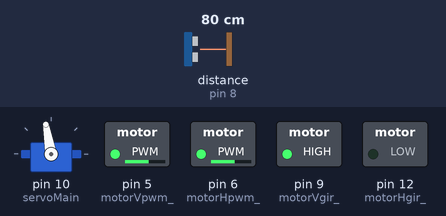
Bench run of a sketch on a simulated Arduino Uno, built with avr-gcc and run on an emulated ATmega328P. On the bench: servo, switched loads named in the sketch (green lamp = pin HIGH). Wiring (inferred from the names in the program): ultrasonic range finder: trigger pin 7; echo pin 8. Dashed ring = blinking. The test bench sets the inputs (shaded band); at power-on: distance to the obstacle (sensor on pin 8) 80 cm. The echo pulse lasts 58.3 µs per cm; pins used as bus, display or sensor lines are not drawn.

Above: at 6.8 s.
6.9 s: distance to the obstacle (sensor on pin 8) set to 44 cm
8.4 s: distance to the obstacle (sensor on pin 8) set to 37 cm
At 11.2 s:
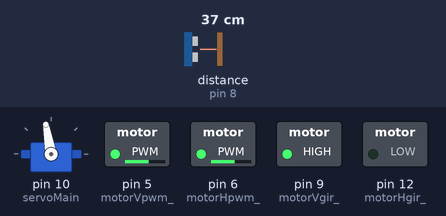
11.4 s: distance to the obstacle (sensor on pin 8) set to 60 cm
At 12.0 s:
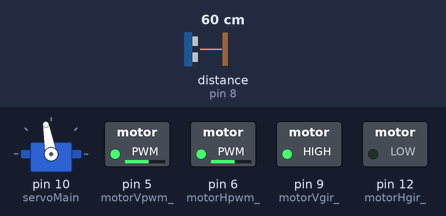
12.9 s: distance to the obstacle (sensor on pin 8) set to 2 cm
At 13.44 s:
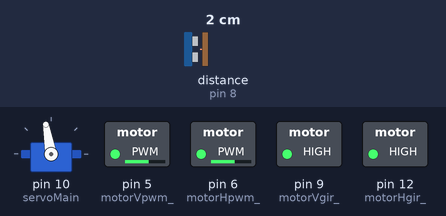
Timing chart, 0 to 16.9 s (numbered marks = the images above; inputs shaded):
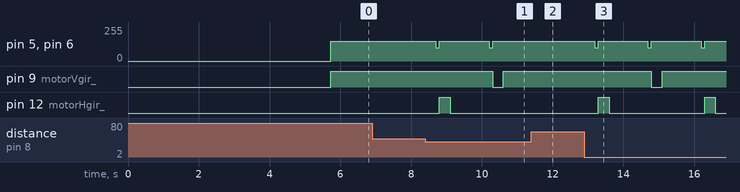

Measured:
- the behaviour switches between 41 and 40 cm on distance to the obstacle (sensor on pin 8) (found by bisection; images 0 and 1)
- after the input at 6.9 s, every drawn part: stays the same
- after the input at 8.4 s, pin 5 (motorVpwm_), pin 6 (motorHpwm_): alternates 150/255 for 1.4 s and 100/255 for 0.10 s, starting after 0.30 s; pin 9 (motorVgir_): HIGH → LOW after 1.9 s, → HIGH 0.30 s later; pin 12 (motorHgir_): LOW → HIGH after 0.40 s, → LOW 0.30 s later
- after the input at 11.4 s, pin 5 (motorVpwm_), pin 6 (motorHpwm_): stays 150/255 (without the input it goes to 100/255 after 0.31 s); pin 12 (motorHgir_): stays LOW (without the input it goes to HIGH after 0.41 s)
- after the input at 12.9 s, pin 5 (motorVpwm_), pin 6 (motorHpwm_): alternates 150/255 for 1.4 s and 100/255 for 0.10 s, starting after 0.29 s; pin 9 (motorVgir_): HIGH → LOW after 1.9 s, → HIGH 0.30 s later; pin 12 (motorHgir_): alternates HIGH for 0.30 s and LOW for 2.7 s, starting after 0.39 s

The sketch:

RobotCar_3.ino
```cpp
 //**************************** RobotCar_2018 ****************************
// Only files with the .ino extension are scanned for include files.     *
// This is by design, for simplicity for one thing and so that a         *
// library can't include another library that includes another library   *
// and so on.                                                            *
// Athugid ad setja snuningsAtt i RobotFunctions.h a -1 ef servomotor    *
// er orvhentur                                        *
//***********************************************************************/
#include "Arduino.h"
#include "RobotFunctions.h"
#include <SoftwareSerial.h>
#include "MyDFPlayer.h"


//************************** uppsetning á forritinu *****************
void setup()
{
    pinMode(motorVpwm_,OUTPUT);
    pinMode(motorVgir_,OUTPUT);
    pinMode(motorHpwm_,OUTPUT);
    pinMode(motorHgir_,OUTPUT);

    servoMain.attach(10);//Servo on digital pin ~10

    pinMode(sonarTrigger_,OUTPUT);
    pinMode(sonarEcho_,INPUT_PULLUP); //Allir inngangar verda að hafa pullup vidnam
                                      //her notum við internal pullup (20kohm) orgjorvans
    pinMode(TXspilari_,OUTPUT);
    pinMode(RXspilari_,INPUT_PULLUP); //Notum aftur Internal pullup vidnam

    Serial.begin(9600);
    //******************** Setja upp MDFPlayer *************************
    mySerial.begin(9600);
    delay(500);
    //mp3_set_volume(25);
    mp3_set_volume(20);
    delay(100);

     mp3_play_track(17);  // 17. Bíll í gang (gamli bíllinn)
     delay(5000);
     mp3_play_track(1);     // 1. Riding along in my automobile
     lagNr=2;
     //Timar
     time=millis();         //Setur time breytuna á tíma liðinn frá starti
     timeX=time;
     reiknaPulsBreidd(0-10,-1); //SONAR beint framm, í þessum bíl er leiðrétt um -10°
     lengdX=lengd();
}//End of setup *********

//*************************** Keyrslulykkjan **********************
void loop()
{
    reiknaPulsBreidd(0-10,-1); //SONAR beint framm, í þessum bíl er leiðrétt um -10°
    delay(100);
    startCar(); // Bíll keyrir áfram
    delay(100);
    if(digitalRead(RXspilari_)==1) //Ef Spilari upptekinn þá er RXspilari==0
    {                              //RXspilari (D2) tengist BUSY tengi á spilara sjá mynd 17
      if(lagNr==17)
         lagNr=1;
      mp3_play_track(lagNr++);
    }

   while(lengd()<40)
   {
      stopCar();
      if(randomTurn==1)
         driveRight(); // bíll snýst til hægri
      else if (randomTurn==-1)
         driveLeft();  // bíll snýst til vinstri
      delay(300);      // Gefa tíma til að beygja ca +/- 90°
      startCar();
      randomTurn=randomTurn*-1;
      delay(1000);
   }
}//End of loop *********************
```

MyDFPlayer.h
```cpp
//*********************** MyDFPlayer.h ***************************
#include "Arduino.h"

//Athugið að TX (4)á Arduino tengist við RX (2) a DFPlayer
//og að RX (2) á Arduino tengist BUSY (16) a DFPlayer
//Busy á DFPlayer er í lástöðu meðan lag er spilað en hástöðu annars
SoftwareSerial mySerial(2, 4); // RX, TX á arduino


void mp3_play_track(unsigned char fileNum)  //Spilar skrana fileNum
{
    unsigned char pakki[8] = { 0X7E, 0XFF, 0X06, 0X03, 00, 00, fileNum, 0XEF};
    for (int i=0; i<8; i++)
    {
       mySerial.write( pakki[i] );
    }
}
void mp3_play_next()  //Spilar naestu skra a sd kortinu
{
    unsigned char pakki[8] = { 0X7E, 0XFF, 0X06, 0X01, 00, 00, 00, 0XEF};
    for (int i=0; i<8; i++)
    {
       mySerial.write( pakki[i] );
    }
}
void mp3_play_previous()  //Spilar skrana er sidast var spilud
{
   unsigned char pakki[8] = { 0X7E, 0XFF, 0X06, 0X02, 00, 00, 00, 0XEF};
   for (int i=0; i<8; i++)
   {
      mySerial.write( pakki[i] );
   }
}
void mp3_set_volume(unsigned char volume)   //Setur hljodstyrkinn a volume 0..30
{
    unsigned char pakki[8] = { 0X7E, 0XFF, 0X06, 0X06, 00, 00, volume, 0XEF};
    for (int i=0; i<8; i++)
    {
       mySerial.write( pakki[i] );
    }
}
void mp3_play() //Spilar fyrstu skrana a sd kortinu an hindrana
{
    unsigned char pakki[8] = { 0X7E, 0XFF, 0X06, 0X0D, 00, 00, 00, 0XEF};
    for (int i=0; i<8; i++)
    {
       mySerial.write( pakki[i] );
    }
}
```

RobotFunctions.h
```cpp
//******Robot Functions  ************
#include <Servo.h> //Servo er innbyggður í Arduino en það þarf að stofna servoMain sem er þá eintak af Servo
Servo servoMain;   //ServoMain hefur t.d. fallið write(int stefna)
//******************* Skilgreining á tengjum og breytum **************
int motorVpwm_=5;
int motorVgir_=9;
int motorVpwm;     //Geymir stöðu motorV  (analogWrite(motorVpwm_,motorVpwm);)

int motorHpwm_=6;
int motorHgir_=12;
int motorHpwm;     //Geymir stöðu motorH  (analogWrite(motorHpwm_,motorHpwm);)
int servo_=10;      //Geymir númer servo tengis

/*
int VgrunnV=125;   //Upphafsgildi mótoranna
int VgrunnH=125;
*/
int VgrunnV=150;   //Upphafsgildi mótoranna
int VgrunnH=150;

int TXspilari_=4;  //Sendir skipanir til mp3 spilarans
int RXspilari_=2;  //Tekur við skipunum frá mp3 spilara


int sonarTrigger_=7;       //Sendir 10us breiðan 40kHz sónarpúls
int sonarEcho_=8;          //Tekur á móti SONAR púlsinum
int lagNr;                 //Synir hvaða lag er spilad
int randomTurn=1;
//****************************Lengdir og Tímar
unsigned int lengdV;
unsigned int lengdH;
unsigned int lengdMax=0;
int lengdX=0;
unsigned long time;  //Notuð með millis() fallinu til að ákveða spilatíma laga
unsigned long timeX;

//******** Reikna púlsbreidd frá gráðum og kalla síðan á servoMain.write(stefna) *******
void reiknaPulsBreidd(int gradur,int snunAtt) //réttsaelis=1 rangsaelis=-1
{
   int stefna;
   if(snunAtt>=0)
      stefna=gradur+90;
   else
      stefna=-1*gradur+90;

   if(stefna<0)
      stefna=0;
   if(stefna>180)
      stefna=180;
   servoMain.write(stefna);
}

//******************** unsigned int lengd() Reiknar fjarlaegd ad endurvarpi ***************
//Athugid ad nota Tetta fall ekki nema SONAR se tengdur annars bídur tolvan endalaust

unsigned int lengd() //Reikna lengd ad endurvarpi
{
   unsigned int tmp;
   digitalWrite(sonarTrigger_,HIGH);       //Setja trigger utgang í hastoðu (Byrja StartPuls)
   delayMicroseconds(10);                  //bíða í 10 us  (Start púls er 10us breiður)
   digitalWrite(sonarTrigger_,LOW);        //Setja trigger útgang í lastodu (enda startpuls)
   tmp=pulseIn(sonarEcho_,HIGH);

   tmp=tmp*0.01715;                        //tmp*34300cm/s /2 =tmp*0,01715cm/us
   return tmp;                          //Skila lengdinni til baka til þess sem kallaði á fall
}

void startCar()
{
   digitalWrite(motorVgir_,HIGH);
   digitalWrite(motorHgir_,LOW);
   analogWrite(motorVpwm_,VgrunnV);
   analogWrite(motorHpwm_,VgrunnH);
}
void breakCar()
{
    analogWrite(motorVpwm_,0);
    analogWrite(motorHpwm_,0);
}
void stopCar()
{
   digitalWrite(motorVgir_,HIGH);
   digitalWrite(motorHgir_,LOW);
   analogWrite(motorVpwm_,150);
   analogWrite(motorHpwm_,150);
   delay(100);
   analogWrite(motorVpwm_,100);
   analogWrite(motorHpwm_,100);
   delay(100);
   analogWrite(motorVpwm_,0);
   analogWrite(motorHpwm_,0);
}
void backCar()
{
   stopCar();
   delay(500);
   digitalWrite(motorVgir_,LOW);
   digitalWrite(motorHgir_,HIGH);
   analogWrite(motorVpwm_,VgrunnV);
   analogWrite(motorHpwm_,VgrunnH);
}

void driveLeft()
{
    digitalWrite(motorVgir_,LOW);
    digitalWrite(motorHgir_,LOW);
    analogWrite(motorVpwm_,VgrunnV);
    analogWrite(motorHpwm_,VgrunnH);
}
void driveRight()
{
    digitalWrite(motorVgir_,HIGH);
    digitalWrite(motorHgir_,HIGH);
    analogWrite(motorVpwm_,VgrunnV);
    analogWrite(motorHpwm_,VgrunnH);
}
```
